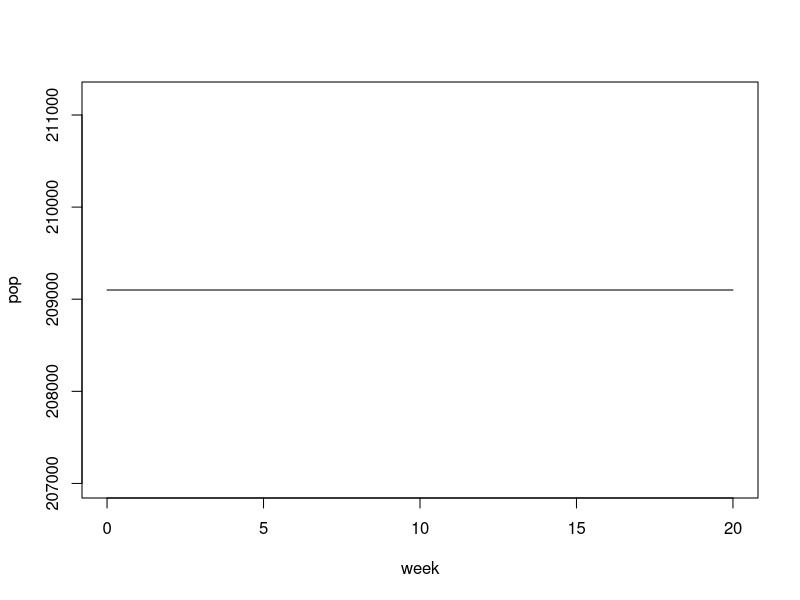
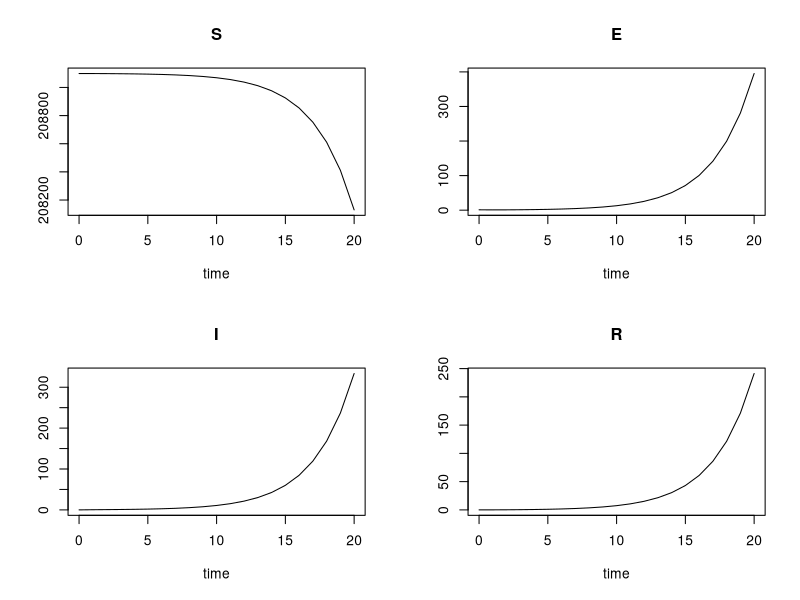
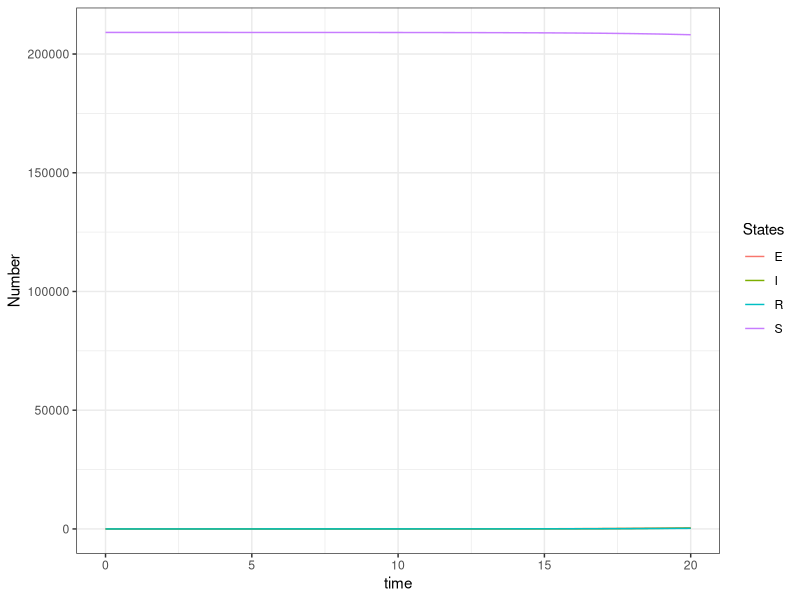
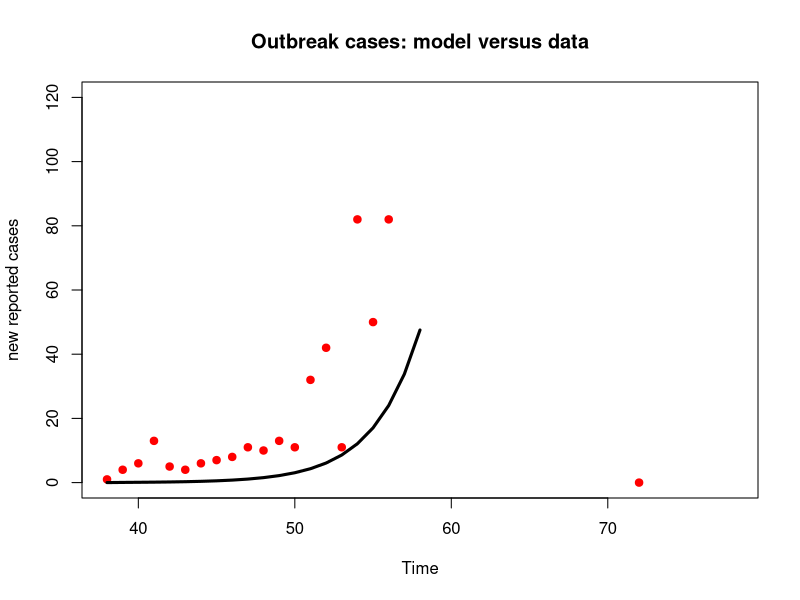

Write R code to recreate these figures, in order.
#setwd("C:/PAN/IHTM/MMID2023")

library(deSolve)
library(tidyverse)

# set up a function to solve and fit the model
HepE<-function(t, state, parameters) 
{
  with(as.list(c(state, parameters)),
       {
         # define variables
         P <- (S+E+I+R)
         beta<-(R0*(muo+tau)*(gamma+muo))/gamma
         lam <- beta*I/P
         
         # rate of change
         dS <- mui*P-muo*S-lam*S+omega*R
         dE <- -muo*E+lam*S-gamma*E
         dI <- -muo*I+gamma*E-tau*I
         dR <- -muo*R+tau*I-omega*R
         
         # return the rate of change
         list(c(dS, dE, dI, dR))
       }
  ) 
}  

 # model initial conditions
  initP<-209100
  initE<-1
  initI<-0
  initR<-0
  initS<-initP-initE-initI-initR
  state <- c(S = initS, E=initE, I = initI,R = initR)
  
  # model parameters
  parameters <- c(mui=(1/(50*52)),    # birth
                  muo=(1/(50*52)),    # death
                  R0= 4,              # basic reproduction number
                  omega=(1/(10*52)),  # rate of loss of immunity = 1/(average duration of immunity)
                  gamma=(1/2),        # rate of movement from latent to infectious stage = 1/(average latent period)
                  tau=(1/4),          # rate of recovery = 1/(average duration of infection)
                  report=1/7         # proportion of all infections that are reported (14%)
  )
  
 
  # define the number of weeks to run the model
  times <- seq(0, 20, by = 1)
  # solve the ODEs
  out <- ode(y = state, times = times, func = HepE, parms = parameters)
  
  pop<-out[,"S"]+out[,"E"]+out[,"I"]+out[,"R"]  # define that population is the sum of all compartments
  plot(out[,"time"],pop,type='l',xlab='week') # plot population over time to confirm it remains constant
  plot(out) # plot each of the variables over time
  
out1 <- as.data.frame(out) %>%
  pivot_longer(cols = S:R, names_to = "States", values_to = "Number")

ggplot(out1, aes(x=time, y=Number, color=States))+
  geom_line()+
  theme_bw()

#map with real data
  #cases <- read.csv('hepEdata_begin.csv')
  cases <- read.csv('hepEdata.csv')
  week_start <- 38
  week_stop <- 78
  dev.new()
  plot(cases$week,cases$new.case,pch=19,col='red',xlim=c(week_start,week_stop),ylim=c(0,120),main = "Outbreak cases: model versus data",xlab = "Time",ylab="new reported cases")
#work out incidence
  beta  <- (parameters["R0"]*(parameters["muo"]+parameters["tau"])*(parameters["gamma"]+parameters["muo"]))/parameters["gamma"]
  lam <- beta*out[,"I"]/pop
  inc <- parameters["report"]*lam*out[,"S"]
#plot model output onto data  
  lines(out[,"time"]+week_start,inc,lwd=3)


  


  
   

  
